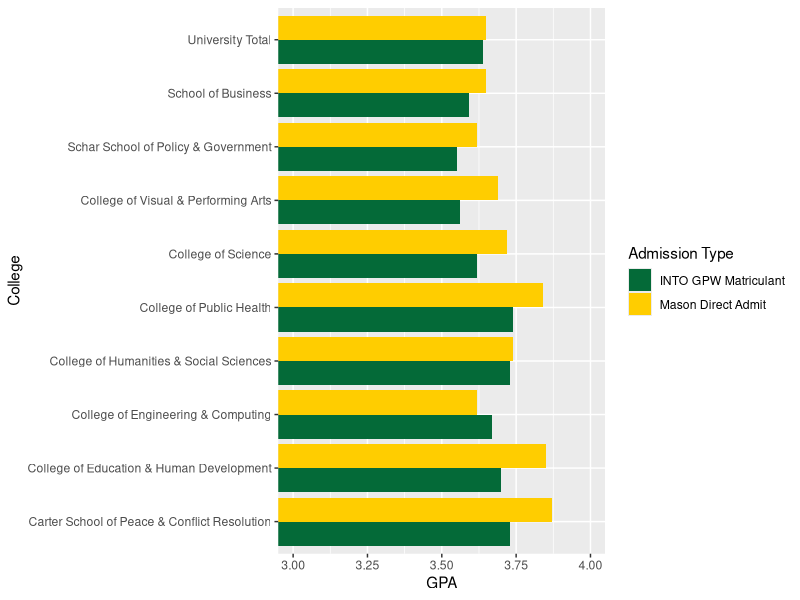

Write R code to recreate this figure.
##########ii-1. GPA by Admission Type
library("readxl")
library("tidyverse")
library("scales")
gpa_colleges <- read_excel("Gpa_Rates_by_Colleges.xlsx")


gpa_colleges %>%
  ggplot(aes(fill = Admit_Type, x = College, y = GPA)) +
  geom_bar(position="dodge", stat="identity") +
  scale_fill_manual(values=c("#046A38", "#FFCD00")) +
  coord_flip(ylim=c(3.0,4.0)) +
  labs(x = "College", y = "GPA", fill = "Admission Type")
